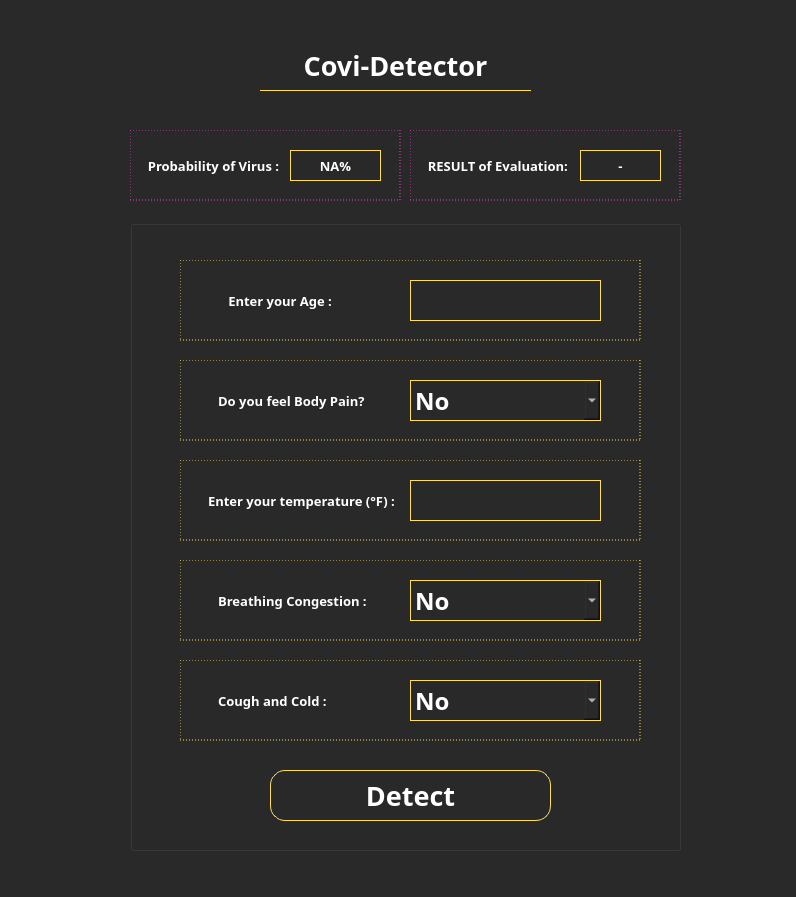
<?xml version="1.0" encoding="UTF-8"?>
<ui version="4.0">
 <class>Form</class>
 <widget class="QWidget" name="Form">
  <property name="geometry">
   <rect>
    <x>0</x>
    <y>0</y>
    <width>796</width>
    <height>897</height>
   </rect>
  </property>
  <property name="windowTitle">
   <string>Form</string>
  </property>
  <property name="styleSheet">
   <string notr="true">background-color:#292929;color:#FFDE59;</string>
  </property>
  <widget class="QLabel" name="heading">
   <property name="geometry">
    <rect>
     <x>260</x>
     <y>40</y>
     <width>271</width>
     <height>51</height>
    </rect>
   </property>
   <property name="font">
    <font>
     <family>Gabriola</family>
     <pointsize>20</pointsize>
     <weight>75</weight>
     <bold>true</bold>
    </font>
   </property>
   <property name="cursor">
    <cursorShape>ArrowCursor</cursorShape>
   </property>
   <property name="focusPolicy">
    <enum>Qt::NoFocus</enum>
   </property>
   <property name="layoutDirection">
    <enum>Qt::LeftToRight</enum>
   </property>
   <property name="styleSheet">
    <string notr="true">color:white;border: 1px outset #FFDE59;border-style: none none outset none;</string>
   </property>
   <property name="text">
    <string>Covi-Detector</string>
   </property>
   <property name="alignment">
    <set>Qt::AlignCenter</set>
   </property>
  </widget>
  <widget class="QGroupBox" name="result_data">
   <property name="geometry">
    <rect>
     <x>130</x>
     <y>220</y>
     <width>551</width>
     <height>631</height>
    </rect>
   </property>
   <property name="font">
    <font>
     <family>MV Boli</family>
     <pointsize>14</pointsize>
     <weight>75</weight>
     <bold>true</bold>
    </font>
   </property>
   <property name="cursor">
    <cursorShape>ArrowCursor</cursorShape>
   </property>
   <property name="styleSheet">
    <string notr="true"/>
   </property>
   <property name="alignment">
    <set>Qt::AlignCenter</set>
   </property>
   <widget class="QLabel" name="label1">
    <property name="geometry">
     <rect>
      <x>50</x>
      <y>40</y>
      <width>461</width>
      <height>81</height>
     </rect>
    </property>
    <property name="font">
     <font>
      <family>Gabriola</family>
      <pointsize>10</pointsize>
      <weight>75</weight>
      <bold>true</bold>
      <underline>false</underline>
     </font>
    </property>
    <property name="cursor">
     <cursorShape>ArrowCursor</cursorShape>
    </property>
    <property name="styleSheet">
     <string notr="true">border: 1px dotted #FFDE59; color: white;</string>
    </property>
    <property name="text">
     <string>              Enter your Age :</string>
    </property>
    <property name="alignment">
     <set>Qt::AlignJustify|Qt::AlignVCenter</set>
    </property>
   </widget>
   <widget class="QTextEdit" name="age">
    <property name="geometry">
     <rect>
      <x>280</x>
      <y>60</y>
      <width>191</width>
      <height>41</height>
     </rect>
    </property>
    <property name="font">
     <font>
      <family>Gabriola</family>
      <pointsize>14</pointsize>
      <weight>75</weight>
      <bold>true</bold>
     </font>
    </property>
    <property name="cursor" stdset="0">
     <cursorShape>IBeamCursor</cursorShape>
    </property>
    <property name="layoutDirection">
     <enum>Qt::LeftToRight</enum>
    </property>
    <property name="autoFillBackground">
     <bool>false</bool>
    </property>
    <property name="styleSheet">
     <string notr="true">border: 1px solid #FFDE59; color: white;</string>
    </property>
    <property name="verticalScrollBarPolicy">
     <enum>Qt::ScrollBarAlwaysOff</enum>
    </property>
    <property name="horizontalScrollBarPolicy">
     <enum>Qt::ScrollBarAlwaysOff</enum>
    </property>
    <property name="lineWrapColumnOrWidth">
     <number>10</number>
    </property>
    <property name="html">
     <string>&lt;!DOCTYPE HTML PUBLIC &quot;-//W3C//DTD HTML 4.0//EN&quot; &quot;http://www.w3.org/TR/REC-html40/strict.dtd&quot;&gt;
&lt;html&gt;&lt;head&gt;&lt;meta name=&quot;qrichtext&quot; content=&quot;1&quot; /&gt;&lt;style type=&quot;text/css&quot;&gt;
p, li { white-space: pre-wrap; }
&lt;/style&gt;&lt;/head&gt;&lt;body style=&quot; font-family:'Gabriola'; font-size:14pt; font-weight:600; font-style:normal;&quot;&gt;
&lt;p align=&quot;center&quot; style=&quot;-qt-paragraph-type:empty; margin-top:0px; margin-bottom:0px; margin-left:0px; margin-right:0px; -qt-block-indent:0; text-indent:0px; font-family:'MV Boli'; font-size:10pt;&quot;&gt;&lt;br /&gt;&lt;/p&gt;&lt;/body&gt;&lt;/html&gt;</string>
    </property>
   </widget>
   <widget class="QLabel" name="label1_2">
    <property name="geometry">
     <rect>
      <x>50</x>
      <y>140</y>
      <width>461</width>
      <height>81</height>
     </rect>
    </property>
    <property name="font">
     <font>
      <family>Gabriola</family>
      <pointsize>10</pointsize>
      <weight>75</weight>
      <bold>true</bold>
      <underline>false</underline>
     </font>
    </property>
    <property name="cursor">
     <cursorShape>ArrowCursor</cursorShape>
    </property>
    <property name="styleSheet">
     <string notr="true">border: 1px dotted #FFDE59; color: white;</string>
    </property>
    <property name="text">
     <string>           Do you feel Body Pain? </string>
    </property>
    <property name="alignment">
     <set>Qt::AlignJustify|Qt::AlignVCenter</set>
    </property>
   </widget>
   <widget class="QLabel" name="label1_3">
    <property name="geometry">
     <rect>
      <x>50</x>
      <y>240</y>
      <width>461</width>
      <height>81</height>
     </rect>
    </property>
    <property name="font">
     <font>
      <family>Gabriola</family>
      <pointsize>10</pointsize>
      <weight>75</weight>
      <bold>true</bold>
      <underline>false</underline>
     </font>
    </property>
    <property name="cursor">
     <cursorShape>ArrowCursor</cursorShape>
    </property>
    <property name="styleSheet">
     <string notr="true">border: 1px dotted #FFDE59; color: white;</string>
    </property>
    <property name="text">
     <string>        Enter your temperature (°F) :</string>
    </property>
    <property name="alignment">
     <set>Qt::AlignJustify|Qt::AlignVCenter</set>
    </property>
   </widget>
   <widget class="QLabel" name="label1_4">
    <property name="geometry">
     <rect>
      <x>50</x>
      <y>340</y>
      <width>461</width>
      <height>81</height>
     </rect>
    </property>
    <property name="font">
     <font>
      <family>Gabriola</family>
      <pointsize>10</pointsize>
      <weight>75</weight>
      <bold>true</bold>
      <underline>false</underline>
     </font>
    </property>
    <property name="cursor">
     <cursorShape>ArrowCursor</cursorShape>
    </property>
    <property name="styleSheet">
     <string notr="true">border: 1px dotted #FFDE59; color: white;</string>
    </property>
    <property name="text">
     <string>           Breathing Congestion :</string>
    </property>
    <property name="alignment">
     <set>Qt::AlignJustify|Qt::AlignVCenter</set>
    </property>
   </widget>
   <widget class="QLabel" name="label1_5">
    <property name="geometry">
     <rect>
      <x>50</x>
      <y>440</y>
      <width>461</width>
      <height>81</height>
     </rect>
    </property>
    <property name="font">
     <font>
      <family>Gabriola</family>
      <pointsize>10</pointsize>
      <weight>75</weight>
      <bold>true</bold>
      <underline>false</underline>
     </font>
    </property>
    <property name="cursor">
     <cursorShape>ArrowCursor</cursorShape>
    </property>
    <property name="styleSheet">
     <string notr="true">border: 1px dotted #FFDE59; color: white;</string>
    </property>
    <property name="text">
     <string>           Cough and Cold :</string>
    </property>
    <property name="alignment">
     <set>Qt::AlignJustify|Qt::AlignVCenter</set>
    </property>
   </widget>
   <widget class="QPushButton" name="detect_button">
    <property name="geometry">
     <rect>
      <x>140</x>
      <y>550</y>
      <width>281</width>
      <height>51</height>
     </rect>
    </property>
    <property name="font">
     <font>
      <family>Gabriola</family>
      <pointsize>20</pointsize>
      <weight>75</weight>
      <italic>false</italic>
      <bold>true</bold>
      <underline>false</underline>
     </font>
    </property>
    <property name="cursor">
     <cursorShape>PointingHandCursor</cursorShape>
    </property>
    <property name="mouseTracking">
     <bool>false</bool>
    </property>
    <property name="styleSheet">
     <string notr="true">color: white; border: 1px solid #FFDE59; border-radius: 15%;</string>
    </property>
    <property name="text">
     <string>Detect</string>
    </property>
   </widget>
   <widget class="QComboBox" name="bodyPain">
    <property name="geometry">
     <rect>
      <x>280</x>
      <y>160</y>
      <width>191</width>
      <height>41</height>
     </rect>
    </property>
    <property name="font">
     <font>
      <family>Gabriola</family>
      <pointsize>18</pointsize>
      <weight>75</weight>
      <bold>true</bold>
     </font>
    </property>
    <property name="styleSheet">
     <string notr="true">border: 1px solid #FFDE59; color: white;</string>
    </property>
    <property name="editable">
     <bool>false</bool>
    </property>
    <property name="currentText">
     <string comment="7">No</string>
    </property>
    <property name="duplicatesEnabled">
     <bool>false</bool>
    </property>
    <property name="frame">
     <bool>true</bool>
    </property>
    <item>
     <property name="text">
      <string>No</string>
     </property>
    </item>
    <item>
     <property name="text">
      <string>Yes</string>
     </property>
    </item>
   </widget>
   <widget class="QComboBox" name="breathConj">
    <property name="geometry">
     <rect>
      <x>280</x>
      <y>360</y>
      <width>191</width>
      <height>41</height>
     </rect>
    </property>
    <property name="font">
     <font>
      <family>Gabriola</family>
      <pointsize>18</pointsize>
      <weight>75</weight>
      <bold>true</bold>
     </font>
    </property>
    <property name="styleSheet">
     <string notr="true">border: 1px solid #FFDE59; color: white;</string>
    </property>
    <property name="editable">
     <bool>false</bool>
    </property>
    <property name="currentText">
     <string comment="7">No</string>
    </property>
    <property name="duplicatesEnabled">
     <bool>false</bool>
    </property>
    <property name="frame">
     <bool>true</bool>
    </property>
    <item>
     <property name="text">
      <string>No</string>
     </property>
    </item>
    <item>
     <property name="text">
      <string>Yes</string>
     </property>
    </item>
   </widget>
   <widget class="QComboBox" name="cold">
    <property name="geometry">
     <rect>
      <x>280</x>
      <y>460</y>
      <width>191</width>
      <height>41</height>
     </rect>
    </property>
    <property name="font">
     <font>
      <family>Gabriola</family>
      <pointsize>18</pointsize>
      <weight>75</weight>
      <bold>true</bold>
     </font>
    </property>
    <property name="styleSheet">
     <string notr="true">border: 1px solid #FFDE59; color: white;</string>
    </property>
    <property name="editable">
     <bool>false</bool>
    </property>
    <property name="currentText">
     <string comment="7">No</string>
    </property>
    <property name="duplicatesEnabled">
     <bool>false</bool>
    </property>
    <property name="frame">
     <bool>true</bool>
    </property>
    <item>
     <property name="text">
      <string>No</string>
     </property>
    </item>
    <item>
     <property name="text">
      <string>Yes</string>
     </property>
    </item>
   </widget>
   <widget class="QTextEdit" name="temp">
    <property name="geometry">
     <rect>
      <x>280</x>
      <y>260</y>
      <width>191</width>
      <height>41</height>
     </rect>
    </property>
    <property name="font">
     <font>
      <family>Gabriola</family>
      <pointsize>14</pointsize>
      <weight>75</weight>
      <bold>true</bold>
     </font>
    </property>
    <property name="cursor" stdset="0">
     <cursorShape>IBeamCursor</cursorShape>
    </property>
    <property name="layoutDirection">
     <enum>Qt::LeftToRight</enum>
    </property>
    <property name="autoFillBackground">
     <bool>false</bool>
    </property>
    <property name="styleSheet">
     <string notr="true">border: 1px solid #FFDE59; color: white;</string>
    </property>
    <property name="verticalScrollBarPolicy">
     <enum>Qt::ScrollBarAlwaysOff</enum>
    </property>
    <property name="horizontalScrollBarPolicy">
     <enum>Qt::ScrollBarAlwaysOff</enum>
    </property>
    <property name="lineWrapColumnOrWidth">
     <number>1</number>
    </property>
    <property name="html">
     <string>&lt;!DOCTYPE HTML PUBLIC &quot;-//W3C//DTD HTML 4.0//EN&quot; &quot;http://www.w3.org/TR/REC-html40/strict.dtd&quot;&gt;
&lt;html&gt;&lt;head&gt;&lt;meta name=&quot;qrichtext&quot; content=&quot;1&quot; /&gt;&lt;style type=&quot;text/css&quot;&gt;
p, li { white-space: pre-wrap; }
&lt;/style&gt;&lt;/head&gt;&lt;body style=&quot; font-family:'Gabriola'; font-size:14pt; font-weight:600; font-style:normal;&quot;&gt;
&lt;p align=&quot;center&quot; style=&quot;-qt-paragraph-type:empty; margin-top:0px; margin-bottom:0px; margin-left:0px; margin-right:0px; -qt-block-indent:0; text-indent:0px; font-family:'MV Boli'; font-size:10pt;&quot;&gt;&lt;br /&gt;&lt;/p&gt;&lt;/body&gt;&lt;/html&gt;</string>
    </property>
   </widget>
  </widget>
  <widget class="QLabel" name="l1">
   <property name="geometry">
    <rect>
     <x>130</x>
     <y>130</y>
     <width>271</width>
     <height>71</height>
    </rect>
   </property>
   <property name="font">
    <font>
     <family>Gabriola</family>
     <pointsize>10</pointsize>
     <weight>75</weight>
     <bold>true</bold>
     <underline>false</underline>
    </font>
   </property>
   <property name="cursor">
    <cursorShape>ForbiddenCursor</cursorShape>
   </property>
   <property name="styleSheet">
    <string notr="true">border: 1px dotted #EE3EC9; color: white;</string>
   </property>
   <property name="text">
    <string>     Probability of Virus :</string>
   </property>
   <property name="alignment">
    <set>Qt::AlignJustify|Qt::AlignVCenter</set>
   </property>
  </widget>
  <widget class="QLabel" name="l1_2">
   <property name="geometry">
    <rect>
     <x>410</x>
     <y>130</y>
     <width>271</width>
     <height>71</height>
    </rect>
   </property>
   <property name="font">
    <font>
     <family>Gabriola</family>
     <pointsize>10</pointsize>
     <weight>75</weight>
     <bold>true</bold>
     <underline>false</underline>
    </font>
   </property>
   <property name="cursor">
    <cursorShape>ForbiddenCursor</cursorShape>
   </property>
   <property name="styleSheet">
    <string notr="true">border: 1px dotted #EE3EC9; color: white;</string>
   </property>
   <property name="text">
    <string>     RESULT of Evaluation:</string>
   </property>
   <property name="alignment">
    <set>Qt::AlignJustify|Qt::AlignVCenter</set>
   </property>
  </widget>
  <widget class="QLabel" name="probOfVirus">
   <property name="geometry">
    <rect>
     <x>290</x>
     <y>150</y>
     <width>91</width>
     <height>31</height>
    </rect>
   </property>
   <property name="font">
    <font>
     <family>Gabriola</family>
     <pointsize>10</pointsize>
     <weight>75</weight>
     <bold>true</bold>
    </font>
   </property>
   <property name="cursor">
    <cursorShape>ForbiddenCursor</cursorShape>
   </property>
   <property name="styleSheet">
    <string notr="true">border: 1px solid #FFDE59; color: white;</string>
   </property>
   <property name="text">
    <string>NA%</string>
   </property>
   <property name="alignment">
    <set>Qt::AlignCenter</set>
   </property>
  </widget>
  <widget class="QLabel" name="resultOfEval">
   <property name="geometry">
    <rect>
     <x>580</x>
     <y>150</y>
     <width>81</width>
     <height>31</height>
    </rect>
   </property>
   <property name="font">
    <font>
     <family>MV Boli</family>
     <pointsize>10</pointsize>
     <weight>75</weight>
     <bold>true</bold>
    </font>
   </property>
   <property name="cursor">
    <cursorShape>ForbiddenCursor</cursorShape>
   </property>
   <property name="styleSheet">
    <string notr="true">border: 1px solid #FFDE59; color: white;</string>
   </property>
   <property name="text">
    <string>-</string>
   </property>
   <property name="alignment">
    <set>Qt::AlignCenter</set>
   </property>
  </widget>
 </widget>
 <resources/>
 <connections/>
</ui>
